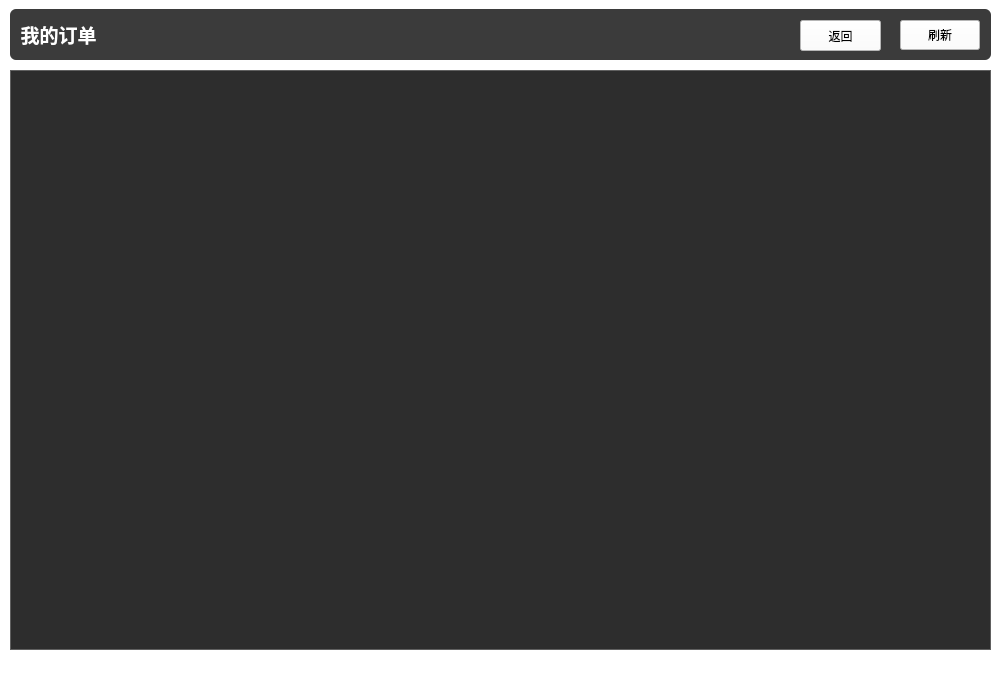
<?xml version="1.0" encoding="UTF-8"?>
<ui version="4.0">
 <class>Single_Center</class>
 <widget class="QWidget" name="Single_Center">
  <property name="geometry">
   <rect>
    <x>0</x>
    <y>0</y>
    <width>1000</width>
    <height>700</height>
   </rect>
  </property>
  <property name="windowTitle">
   <string>个人中心 - 我的订单</string>
  </property>
  <property name="autoFillBackground">
   <bool>false</bool>
  </property>
  <property name="styleSheet">
   <string notr="true">background-color: rgb(255, 255, 255);</string>
  </property>
  <widget class="QLabel" name="label_title">
   <property name="geometry">
    <rect>
     <x>10</x>
     <y>9</y>
     <width>981</width>
     <height>51</height>
    </rect>
   </property>
   <property name="font">
    <font>
     <pointsize>14</pointsize>
     <bold>true</bold>
    </font>
   </property>
   <property name="autoFillBackground">
    <bool>false</bool>
   </property>
   <property name="styleSheet">
    <string notr="true">background-color: rgb(59, 59, 59);
color: rgb(255, 255, 255);
border-radius: 6px;          </string>
   </property>
   <property name="text">
    <string>  我的订单</string>
   </property>
  </widget>
  <widget class="QPushButton" name="btn_refresh">
   <property name="geometry">
    <rect>
     <x>900</x>
     <y>20</y>
     <width>80</width>
     <height>30</height>
    </rect>
   </property>
   <property name="styleSheet">
    <string notr="true">background-color: rgb(255, 255, 255);
color: rgb(0, 0, 0);</string>
   </property>
   <property name="text">
    <string>刷新</string>
   </property>
  </widget>
  <widget class="QTableWidget" name="tableWidget_orders">
   <property name="geometry">
    <rect>
     <x>10</x>
     <y>70</y>
     <width>981</width>
     <height>580</height>
    </rect>
   </property>
   <property name="styleSheet">
    <string notr="true">QTableView {
    background-color: rgb(45, 45, 45);
    color: #ffffff;
    gridline-color: rgb(96, 96, 96);
    border: 1px solid rgb(96, 96, 96);
}

QHeaderView::section {
    background-color: rgb(45, 45, 45);
    color: #ffffff;
    padding: 4px;
    font-weight: bold;
    font-size: 13px;

    border: none;
    border-right: 1px solid rgb(96, 96, 96);
    border-bottom: 1px solid rgb(255, 255, 255);
}

QTableCornerButton::section {
    background-color: rgb(45, 45, 45);
    border: none;
    border-right: 1px solid rgb(96, 96, 96);
    border-bottom: 1px solid rgb(96, 96, 96);
}</string>
   </property>
   <property name="selectionMode">
    <enum>QAbstractItemView::SelectionMode::SingleSelection</enum>
   </property>
   <property name="selectionBehavior">
    <enum>QAbstractItemView::SelectionBehavior::SelectRows</enum>
   </property>
  </widget>
  <widget class="QPushButton" name="btn_back">
   <property name="geometry">
    <rect>
     <x>800</x>
     <y>20</y>
     <width>81</width>
     <height>31</height>
    </rect>
   </property>
   <property name="styleSheet">
    <string notr="true">background-color: rgb(255, 255, 255);
color: rgb(0, 0, 0);</string>
   </property>
   <property name="text">
    <string>返回</string>
   </property>
  </widget>
 </widget>
 <resources/>
 <connections/>
</ui>
